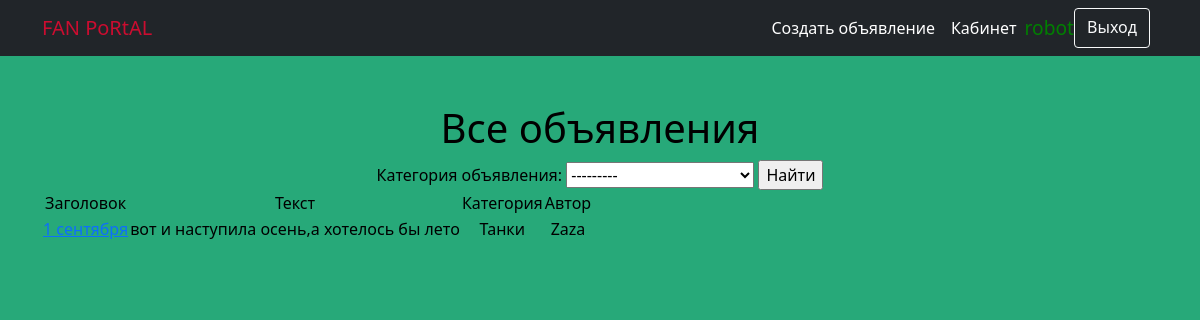
The page /notice/ (signed in) on the database its author committed.
### board/models.py (models this page shows, shortened)
class Notice(models.Model):
    notice_header = models.CharField(max_length=255)
    notice_text = models.TextField()
    notice_video = models.TextField(null=True, blank=True)
    notice_category = models.ForeignKey(Category, on_delete=models.CASCADE, verbose_name='Категория объявления')
    notice_time_create = models.DateTimeField(auto_now_add=True)
    notice_user = models.ForeignKey(User, on_delete=models.CASCADE, related_name='notice_user')
    notice_image = models.ImageField(upload_to='images/', null=True, blank=True)

class Category(models.Model):
    category = models.CharField(max_length=255, unique=True)
    def __str__(self):
        return f'{self.category}'

### board/views.py (the view, shortened to what this page needs)
# urls.py: path('', NoticeList.as_view()),
class NoticeList(ListView):
    model = Notice
    template_name = 'notices.html'
    context_object_name = 'notices'
    queryset = Notice.objects.order_by('-notice_time_create')
    paginate_by = 1
    def get_context_data(self, **kwargs):
        context = super().get_context_data(**kwargs)
        context['filter'] = NoticeFilter(self.request.GET, queryset=self.get_queryset())
        check_valid(self)
        return context

### board/views.py (called while the page is built)
def check_valid(self):
    print('post-test')
    if self.request.user.is_authenticated:
        if not UserCode.objects.filter(user_id=self.request.user).values('valid')[0]['valid']:
            print('YeS!!')
            self.request.user.delete()
    return redirect('/notice/')

### templates/notices.html (shortened to what this page needs)
{% extends 'flatpages/default.html' %}
{% block content %}
<h1>Все объявления</h1>
<form method="GET">
    {{ filter.form }}
    <input type="submit" value="Найти">
</form>
{% if notices %}
       <table>
           <tr>
               <td>Заголовок</td>
               <td>Текст</td>
               <td>Категория</td>
               <td>Автор</td>
           </tr>
           {% for notice in filter.qs %}
           <tr>
               <td><a href="{% url 'notice_detail' notice.id %}">{{ notice.notice_header }}</a></td>
               <td>{{ notice.notice_text }}</td>
               <td>{{ notice.notice_category }}</td>
               <td>{{ notice.notice_user }}</td>
           </tr>
           {% endfor %}
       </table>
{% else %}
        <h1>Объявлений нет!</h1>
{% endif %}
{% endblock content %}

### templates/flatpages/default.html (shortened to what this page needs)
<!DOCTYPE html>
<html lang="en">
    <head>
        {% load static %}
        <link href="{% static 'css/styles.css' %}" rel="stylesheet" />
    </head>
    <body>
        <nav class="navbar navbar-expand-lg navbar-dark bg-dark">
            <div class="container">
                <a class="navbar-brand" href="/notice" style=”color:red;”>FAN PoRtAL</a>
                <div class="collapse navbar-collapse" id="navbarSupportedContent">
                    <ul class="navbar-nav ms-auto mb-2 mb-lg-0">
                        <li class="nav-item"><a class="nav-link active" aria-current="page" href="/notice/create">Создать объявление</a></li>
                        <li class="nav-item"><a class="nav-link active" aria-current="page" href="/notice/account">Кабинет</a></li>
                        {% if not request.user.is_authenticated %}
                        <a href="{% url 'login' %}" class="btn btn-outline-light me-2" role="button">Вход</a>
                        <a href="{% url 'register' %}" class="btn btn-warning" role="button">Регистрация</a>
                        {% else %}
                        <span class="usernamenav" style="color:green; margin-top: 6px; font-size:1.2rem">{{ user.username }}</span>
                        <a href="{% url 'logout' %}" class="btn btn-outline-light me-2" role="button">Выход</a>
                        {% endif %}
                    </ul>
                </div>
            </div>
        </nav>
        <div class="container">
            <div class="text-center mt-5">
                {% block content %}{% endblock content %}
            </div>
        </div>
    </body>
</html>

### templates/flatpages/default.html (style rules this page uses)
body { background-color:#27a979; }

### rows shown on the page
Notice: notice_header "1 сентября", notice_text "вот и наступила осень,а хотелось бы лето", notice_category "Танки", notice_user "Zaza"

### other values the page prints
{{ user.username }} "robot"
